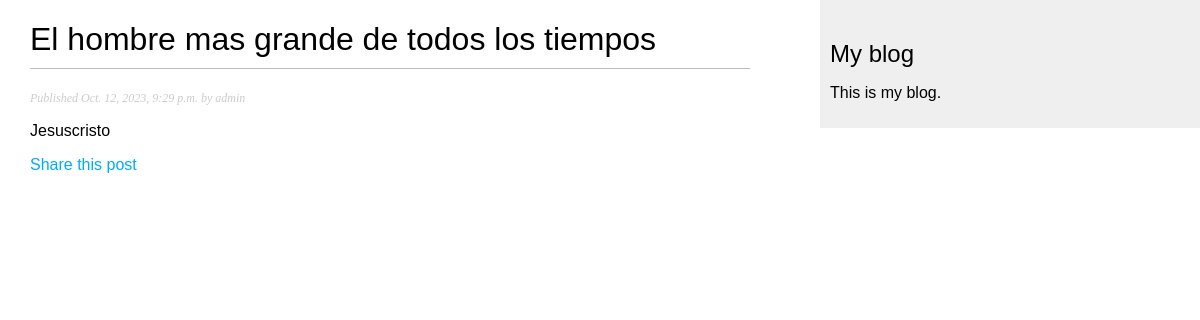
Page /blog/2023/10/12/el-hombre-mas-grande-de-todos-los-tiempos/ on the committed database.
### blog/models.py (models this page shows, shortened)
class Post(models.Model):
    class Status(models.TextChoices):
        DRAFT = 'DF', 'Draft'
        PUBLISHED = 'PB', 'Published'
    title = models.CharField(max_length=250)
    slug = models.SlugField(max_length=250, unique_for_date='publish')
    author = models.ForeignKey(User,
                             on_delete=models.CASCADE,
                             related_name='blog_posts')
    body = models.TextField()
    publish = models.DateTimeField(default=timezone.now)
    created = models.DateTimeField(auto_now_add=True)
    updated = models.DateTimeField(auto_now=True)
    status = models.CharField(max_length=2,
                              choices=Status.choices,
                              default=Status.DRAFT)
    objects = models.Manager()
    published = PublishedManager()
    class Meta:
        ordering = ['-publish']
        indexes = [
            models.Index(fields=['-publish'])
        ]

### blog/views.py (the view)
def post_detail(request, year, month, day, post):
    post = get_object_or_404(Post, status=Post.Status.PUBLISHED,
                             slug=post,
                             publish__year=year,
                             publish__month=month,
                             publish__day=day)
    return render(request,'blog/post/detail.html', {'post':post})

### blog/templates/blog/post/detail.html (shortened to what this page needs)
{% extends "blog/base.html" %}
{% block content %}
    <h1>{{ post.title }}</h1>
    <p class="date">Published {{ post.publish }} by {{ post.author }}</p>
    {{ post.body|linebreaks }}
    <p>
        <a href="{% url 'blog:post_share' post.id %}">
            Share this post
        </a>
    </p>
{% endblock %}

### blog/static/css/blog.css (style rules this page uses)
body { margin:0; padding:0; font-family:helvetica, sans-serif; }
a { color:#00abff; text-decoration:none; }
h1 { font-weight:normal; border-bottom:1px solid #bbb; padding:0 0 10px 0; }
p.date { color:#ccc; font-family: georgia, serif; font-size: 12px; font-style: italic; }

### rows in the picture
Post: title "El hombre mas grande de todos los tiempos", publish "Oct. 12, 2023, 9:29 p.m.", author "admin", body "Jesuscristo"
